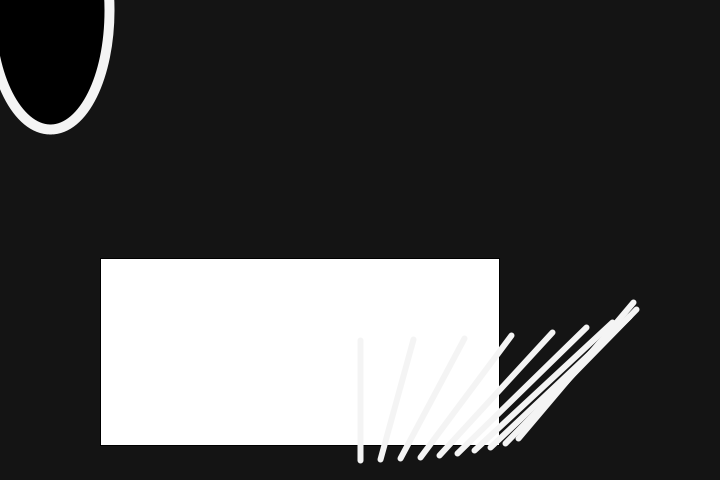
Frame 1 (no input)
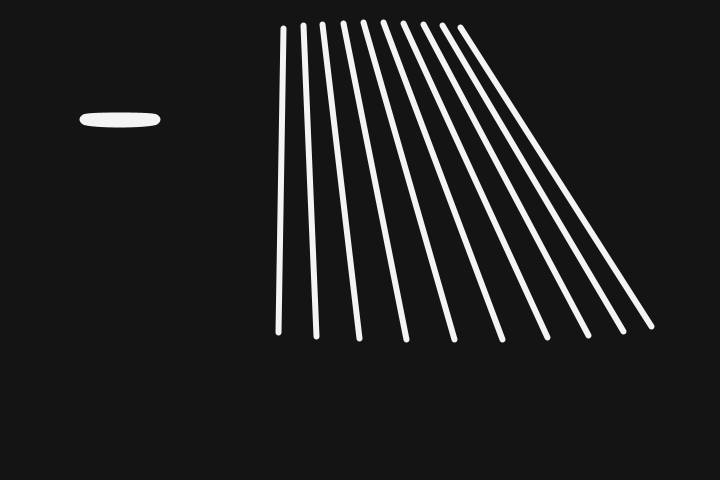
Frame 60 (the mouse pressed at the canvas centre just before this capture)
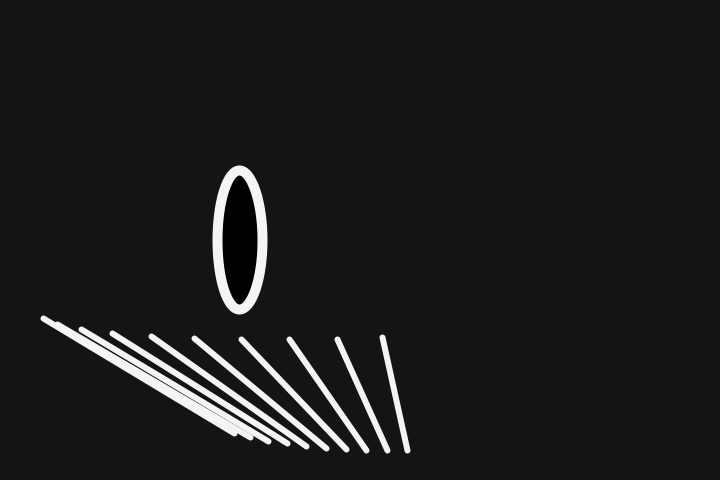
Frame 120 (the mouse held since frame 60 and released just before this capture)

The Processing sketch that drew these frames (run headless with seeded random() and noise(); from frame 60 on, the mouse is pressed at the canvas centre):

// Processing sketch: sketch9
// ── sketch9.pde


static final int lijnen = 10;

float t;




void setup() {
  background (20);
  size(720, 480);
}

void draw() {
    background (20);
    
    
      float bms= 140/60000;
  float fms= 1000/60;
  float framesInBeat = bms/fms;
  println (int(framesInBeat));
  if ( frameCount % 50 < 10 )
  
   rect(frameCount * 100 % width, random(400), cos(frameCount*0.8) *300 +190, random(720));
  fill(244);
  stroke(244);
  strokeWeight(3);
  
   fill(0);
  strokeWeight(10);
  ellipse(frameCount * 50 % width, frameCount * 10% height, cos(frameCount*0.03) *40 +80, cos(frameCount*0.03) *200 +40);
 
      
  
  fill(244);
  stroke (244); 
  strokeWeight(6);

  translate (width/2, height/2);
  

  
  for (int i =0; i < lijnen; i++) {
  line(x1(t+i), y1(t+i), x2(t+i), y2(t+i));
  fill(0,244,0);
}
  t++;

}

float x1 (float t) {
  return sin(t / 30) *100 + sin (t/5) *250;
}

float y1 (float t) {
  return cos(t / 10) *100;
}

float x2 (float t) {
  return sin(t / 10) *200 + sin (t/5) *2;
}

float y2 (float t) {
  return cos(t / 20) *200 + cos (t /24) * 20;
}
